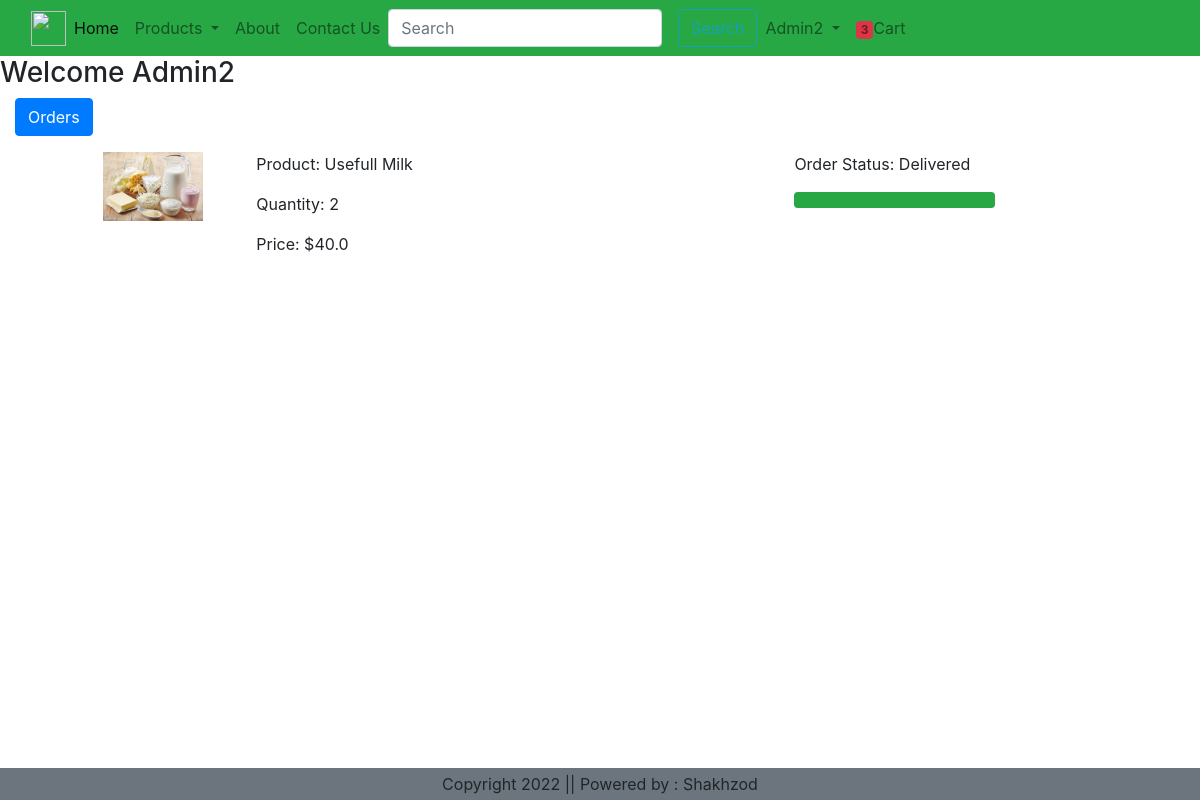
/orders/ (signed in), run on the app's committed database.
### ecommerce/models.py (models this page shows)
class OrderPlaced(models.Model):
    user = models.ForeignKey(User,on_delete=models.CASCADE)
    customer = models.ForeignKey(Customer,on_delete=models.CASCADE)
    product = models.ForeignKey(Product,on_delete=models.CASCADE)
    quantity = models.PositiveIntegerField(default=1)
    ordered_date = models.DateTimeField(auto_now_add=True)
    status = models.CharField(max_length=50,choices=STATUS_CHOICES,default='Pending')
    payment = models.ForeignKey(Payment,on_delete=models.CASCADE,default='')
    @property
    def total_cost(self):
        return self.quantity * self.product.discounting_price

class Product(models.Model):
    title = models.CharField(max_length=200, null=True, blank=True)
    selling_price = models.FloatField(null=True)
    discounting_price = models.FloatField(null=True)
    description = models.TextField()
    composition = models.CharField(max_length=200)
    prodapp = models.CharField(max_length=200)
    category = models.CharField(choices=CATEGORY_CHOICE, max_length=2)
    product_image = models.ImageField(upload_to='app/product')
    def __str__(self):
        return self.title

### ecommerce/views.py (the view)
# urls.py: path('orders/', views.orders,name='orders'),
@login_required
def orders(request):
    totalitem = 0
    if request.user.is_authenticated:
        totalitem = len(Cart.objects.filter(user=request.user))
    order_placed = OrderPlaced.objects.filter(user=request.user)
    return render(request, 'orders.html', locals())

### templates/orders.html (shortened to what this page needs)
{% extends 'navbar.html' %}
{% block content %}
<div class="container-my-5">
    <h3>Welcome <span class="text-capitalize">{{request.user}}</span></h3>
    <div class="col-sm-2 border-end">
        <ul class="list-unstyled">
            <li class="d-grid"><a href="{% url 'orders' %}" class="btn btn-primary">Orders</a></li>
        </ul>
    </div>
    <div class="row">
        <div class="col-sm-9 offset-sm-1">
            {% for op in order_placed %}
                <div class="row">
                    <div class="col-sm-2">
                        <img src="{{op.product.product_image.url}}" class="img-fluid" height="200" width="100"/>
                    </div>
                    <div class="col-sm-7">
                        <p>Product: {{op.product}}</p>
                        <p>Quantity: {{op.quantity}}</p>
                        <p>Price: ${{op.total_cost}}</p>
                    </div>
                    <div class="col-sm-3">
                        <p>Order Status: {{op.status}}</p>
                        {% if op.status == 'Delivered' %}
                            <div class="progress">
                                <div class="progress-bar bg-success" role="progressbar" style="width:100%" aria-valuenow="100" aria-valuemin="0"
                                    aria-valuemax="100"></div>
                            </div>
                        {% endif %}
                    </div>
                </div>
            {% endfor %}
        </div>
    </div>
</div>
{% endblock content %}

### templates/navbar.html (shortened to what this page needs)
{% load static %}
<!DOCTYPE html>
<html lang="en">
<head>
<link rel="stylesheet" href="https://cdn.jsdelivr.net/npm/bootstrap@4.6.2/dist/css/bootstrap.min.css">
<link rel="stylesheet" href="https://cdnjs.cloudflare.com/ajax/libs/font-awesome/4.7.0/css/font-awesome.min.css">
</head>
<body>
<nav class="navbar navbar-expand-lg navbar-light bg-success">
  <div class="container-fluid">
  <img src="https://www.shutterstock.com/image-vector/furious-eagle-sport-vector-logo-260nw-585944369.jpg"
       width="35" height="35">
  <div class="collapse navbar-collapse" id="navbarSupportedContent">
    <ul class="navbar-nav me-auto mb-2 mb-lg-0">
      {% if user.is_authenticated %}
      <li class="nav-item active">
        <a class="nav-link" href="{% url 'home' %}">Home <span class="sr-only">(current)</span></a>
      </li>
      <li class="nav-item dropdown">
        <a class="nav-link dropdown-toggle" role="button" data-toggle="dropdown" aria-expanded="false">
          Products
        </a>
      </li>
      <li class="nav-item">
        <a class="nav-link" href="{% url 'about' %}">About</a>
      </li>
      <li class="nav-item">
        <a class="nav-link" href="{% url 'contact' %}">Contact Us</a>
      </li>
      <form class="form-inline my-2 my-lg-0" role="search" action="/search">
        <input class="form-control mr-sm-3" type="search" placeholder="Search" name="search" aria-label="Search">
        <button class="btn btn-outline-info my-3 my-sm-0" type="submit">Search</button>
      </form>
      <li class="nav-item dropdown">
        <a class="nav-link dropdown-toggle" role="button" data-toggle="dropdown" aria-expanded="false">
          <span>{{request.user|title}}</span>
        </a>
      </li>
      <li class="nav-item">
        <a class="nav-link" href="{% url 'showcart' %}"><span class="badge bg-danger">{% if totalitem > 0 %} {{totalitem}} {% endif %}</span>Cart</a>
      </li>
      {% endif %}
    </ul>
  </div>
  </div>
</nav>
{% block content %}
{% endblock content %}
<br><br>
<br><br>
<footer class="container-fluid fixed-bottom bg-secondary text-center p-1 mt-0 ">
  Copyright 2022 || Powered by : Shakhzod
</footer>
</body>
</html>

### data on the page
OrderPlaced: product.product_image (picture), product "Usefull Milk", quantity "2", total_cost "40.0", status "Delivered"

### other printed values
{{ request.user|title }} "Admin2"
{{ totalitem }} "3"
{{ request.user }} "Admin2"
